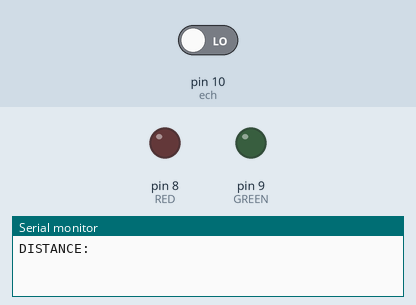
Bench run of a sketch on a simulated Arduino Uno, built with avr-gcc and run on an emulated ATmega328P. On the bench: output pins drawn as LEDs (lit = HIGH), the last lines printed to the serial monitor. The test bench sets the inputs (shaded band); at power-on: pin 10 (ech) LOW. Pins used as bus, display or sensor lines are not drawn.

Above: at 0.1 s.
At 3.3 s:
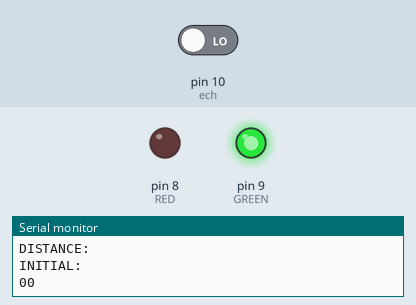
Timing chart, 0 to 4.8 s (numbered marks = the images above):
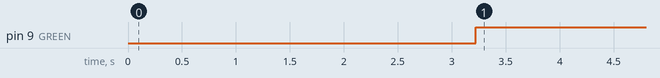

Measured:
- by itself, pin 9 (GREEN): LOW → HIGH at 3.2 s

The sketch:

Ultrasonic.ino
```cpp
#define ech 10
#define trig 11
#define RED 8
#define GREEN 9

long time;
int dist;
int ini;

void setup()
{
  pinMode(ech,INPUT);
  pinMode(trig,OUTPUT);
  pinMode(RED,OUTPUT);
  pinMode(GREEN,OUTPUT);

  Serial.begin(9600);
  Serial.println("DISTANCE: ");

  digitalWrite(trig,LOW);
  delay(100);
  digitalWrite(trig,HIGH);
  delay(100);
  digitalWrite(trig,LOW);

  ini=pulseIn(ech,HIGH);
  ini=ini*0.034/2;
  Serial.println("INITIAL: ");
  Serial.print(ini);
}

void loop()
{
    digitalWrite(trig, LOW);
    delay(20);
    digitalWrite(trig, HIGH);
    delay(1000);
    digitalWrite(trig, LOW);

    time=pulseIn(ech,HIGH);
    dist= time *0.034/2;

    Serial.print(dist);
    Serial.print("\n");

    if (dist>=ini)
    {
      digitalWrite(GREEN, HIGH);
      digitalWrite(RED, LOW);
    }else{
      digitalWrite(RED, HIGH);
      digitalWrite(GREEN, LOW);
    }
}
```
